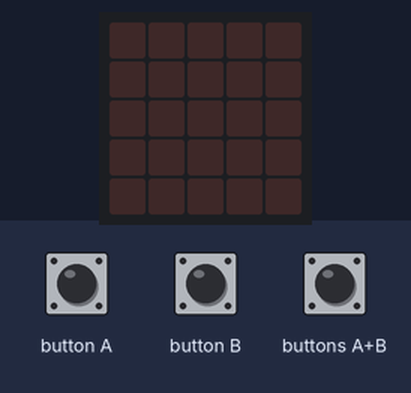
The program below on a simulated BBC micro:bit (MakeCode). Shown: the board's 5×5 LED display. The test bench sets the inputs (shaded band).

Above: at 1.2 s.
1.3 s: button A pressed for 1 s
At 1.35 s:
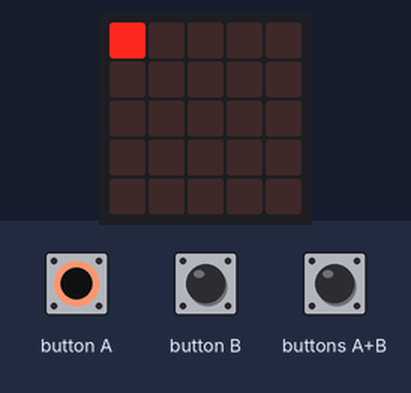
At 2.8 s:
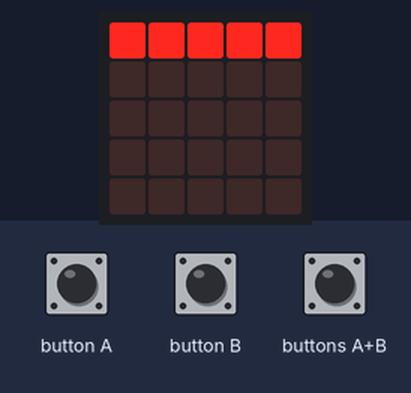
Timing chart, 0 to 4.3 s (numbered marks = the images above; inputs shaded):
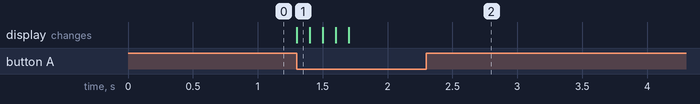

The program:

main.ts
```typescript
let Run = false
let mode = 0
let x = 0
let y = 0
basic.forever(function () {
    if (mode == 0) {
        Run = true
        for (let y = 0; y <= 4; y++) {
            for (let x = 0; x <= 4; x++) {
                if (input.buttonIsPressed(Button.A)) {
                    led.plot(x, y)
                    basic.pause(100)
                } else if (input.buttonIsPressed(Button.B)) {
                    led.unplot(x, y)
                    basic.pause(10)
                } else if (input.buttonIsPressed(Button.AB)) {
                    radio.setGroup(0)
                } else if (y >= 4) {
                    break;
                }
            }
        }
        while (Run) {
            if (input.buttonIsPressed(Button.A)) {
                led.plot(x, y)
                x = x + 1
                basic.pause(100)
            } else if (input.buttonIsPressed(Button.B)) {
                led.unplot(x, y)
                x = x + 1
                basic.pause(10)
            } else if (input.buttonIsPressed(Button.AB)) {
                y = y + 1
                x = 0
            } else if (y >= 4) {
                break;
            }
        }
    } else if (mode == 1) {

    } else {

    }
})
```

test.ts
```typescript
// Hier kann man Tests durchführen; diese Datei wird nicht kompiliert, wenn dieses Paket als Erweiterung verwendet wird.
```

Measured:
- after the input at 1.3 s, the display: changes at once (image 1)
